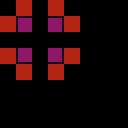

A 2D game scene composited from a Tiled map and its tileset images. What follows is a short description and the map's XML, with each tile layer's data collapsed to a summary:
An orthogonal 8x8 tile map with 16x16 px tiles, 3 tile layers (regions, input_ground, output_ground), 2 tilesets.

<map version="1.2" tiledversion="1.2.1" orientation="orthogonal" renderorder="left-down" width="8" height="8" tilewidth="16" tileheight="16" infinite="0" nextlayerid="7" nextobjectid="1">
 <tileset firstgid="1" source="dungeon_1_tilset_2.tsx" />
 <tileset firstgid="65" source="dungeon_1_tileset.tsx" />
 <layer id="4" name="regions" width="8" height="8">
  <data>[64 cells, 12 non-empty, 1 distinct tile ids]</data>
 </layer>
 <layer id="5" name="input_ground" width="8" height="8">
  <properties>
   <property name="StrictEmpty" type="bool" value="true" />
  </properties>
  <data>[64 cells, 4 non-empty, 1 distinct tile ids]</data>
 </layer>
 <layer id="6" name="output_ground" width="8" height="8">
  <data>[64 cells, 4 non-empty, 4 distinct tile ids]</data>
 </layer>
</map>